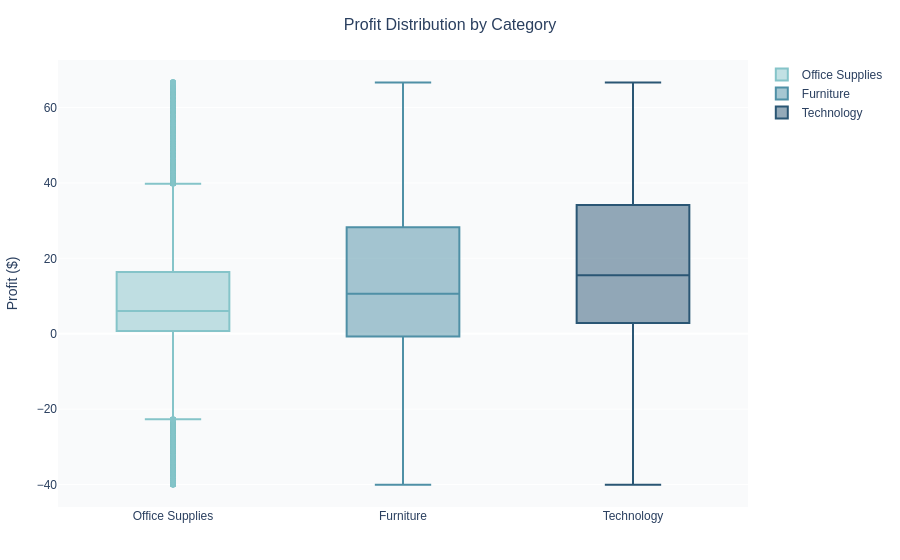

The code cell stored with this chart in its notebook:
### Code cell
#CHART 4: BOX PLOT – Profit Distribution by Category

# Safely pick 3 colours regardless of palette length
n = len(TEAL)
c1 = TEAL[int(n * 0.3)]   # ~30% through the palette
c2 = TEAL[int(n * 0.6)]   # ~60% through the palette
c3 = TEAL[int(n * 0.9)]   # ~90% through the palette

fig_box = px.box(
    df,
    x="Category",
    y="Profit",
    color="Category",
    color_discrete_sequence=[c1, c2, c3],
    points="outliers",
    labels={"Profit": "Profit ($)", "Category": ""},
)
fig_box.update_traces(
    hovertemplate=(
        "<b>Category:</b> %{x}<br>"
        "<b>Profit:</b> $%{y:,.0f}<extra></extra>"
    )
)
fig_box = style(fig_box, "Profit Distribution by Category")
fig_box.show()

### Figure 1 — Plotly figure (JSON) as saved in the notebook; plotly's stock layout.template omitted (floating-point values rounded to 4 significant figures; data arrays with more than 128 entries replaced by an {"elided": "..."} marker saying what was removed)
{"data": [{"alignmentgroup": "True", "boxpoints": "outliers", "hovertemplate": "<b>Category:</b> %{x}<br><b>Profit:</b> $%{y:,.0f}<extra></extra>", "legendgroup": "Office Supplies", "marker": {"color": "rgb(133, 196, 201)"}, "name": "Office Supplies", "notched": false, "offsetgroup": "Office Supplies", "orientation": "v", "showlegend": true, "type": "box", "x": {"elided": "27347 str values"}, "x0": " ", "xaxis": "x", "y": {"elided": "27347 float values"}, "y0": " ", "yaxis": "y"}, {"alignmentgroup": "True", "boxpoints": "outliers", "hovertemplate": "<b>Category:</b> %{x}<br><b>Profit:</b> $%{y:,.0f}<extra></extra>", "legendgroup": "Furniture", "marker": {"color": "rgb(79, 144, 166)"}, "name": "Furniture", "notched": false, "offsetgroup": "Furniture", "orientation": "v", "showlegend": true, "type": "box", "x": {"elided": "5380 str values"}, "x0": " ", "xaxis": "x", "y": {"elided": "5380 float values"}, "y0": " ", "yaxis": "y"}, {"alignmentgroup": "True", "boxpoints": "outliers", "hovertemplate": "<b>Category:</b> %{x}<br><b>Profit:</b> $%{y:,.0f}<extra></extra>", "legendgroup": "Technology", "marker": {"color": "rgb(42, 86, 116)"}, "name": "Technology", "notched": false, "offsetgroup": "Technology", "orientation": "v", "showlegend": true, "type": "box", "x": {"elided": "4976 str values"}, "x0": " ", "xaxis": "x", "y": {"elided": "4976 float values"}, "y0": " ", "yaxis": "y"}], "layout": {"boxmode": "overlay", "font": {"family": "Arial"}, "hovermode": "closest", "legend": {"title": {"text": ""}, "tracegroupgap": 0}, "margin": {"b": 40, "l": 40, "r": 40, "t": 60}, "paper_bgcolor": "white", "plot_bgcolor": "#f9fafb", "title": {"font": {"size": 16}, "text": "Profit Distribution by Category", "x": 0.5, "xanchor": "center"}, "xaxis": {"anchor": "y", "categoryarray": ["Office Supplies", "Furniture", "Technology"], "categoryorder": "array", "domain": [0, 1], "title": {"text": ""}}, "yaxis": {"anchor": "x", "domain": [0, 1], "title": {"text": "Profit ($)"}}}}
